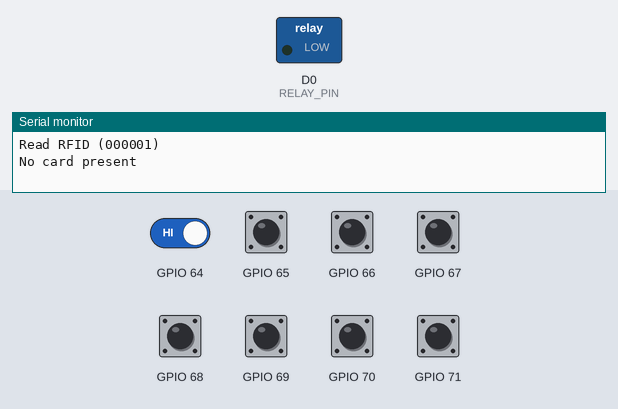
Recording of a sketch running on a simulated ESP8266 (NodeMCU). Shown: switched loads named in the sketch (green lamp = pin HIGH), the last lines printed to the serial monitor. Inputs (shaded band) come from the test bench; at power-on: GPIO 64–71 HIGH. WiFi joins after 1.5 s; servers stay silent unless stated; uploads are accepted with an empty reply.

Above: at 3.7 s.
3.8 s: GPIO 67 pulled LOW for 0.15 s
At 4.4 s:
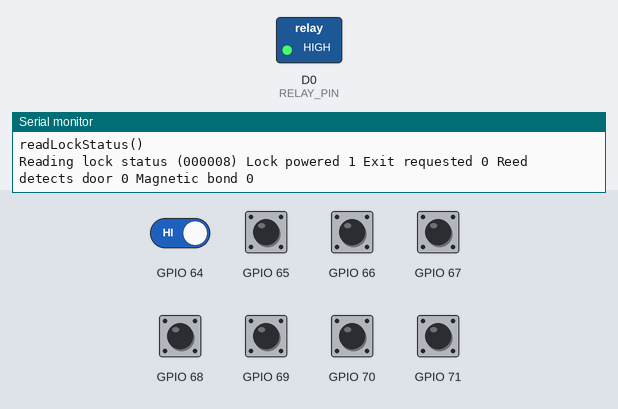
7.0 s: GPIO 64 driven LOW and GPIO 67 driven LOW
Timing chart, 0 to 10.0 s (numbered marks = the images above; inputs shaded):
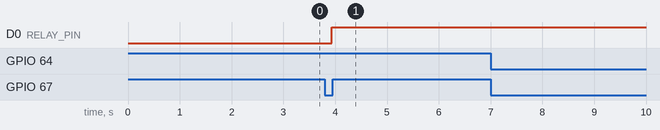

Measured:
- after the input at 3.8 s, D0 (RELAY_PIN): LOW → HIGH after 0.13 s

The sketch:

door4.ino
```cpp
/*
  todo:
  - remote unlock request
  - fix remote server so http works (https is too hard)
  - fix remote docker server so that api  doesn't redirect to login
  - update baseurl once docker server working
  - fix DNS entry (talk to Joran)
  - Fix doors in admin which are disconnected but still added to people, you can add them. There is no way to get rid of disconnected doors
  - Fix bug with scanning an unassigned token and then assigning the token which doesn't unlock
  - add caching into the http responses for unlock so at least if api goes down or wifi codes down, the last few swipes will still work offline (remember to clear cache if a swipe does hit api and is disallowed)
  - verify new wifi reconnect code is working and will jump to alternate access points on connection loss (and come back to the preferred one later?)
*/

#include <PCF8574.h>
#include <ESP8266WiFi.h>
#include <SPI.h>

//This code has been tested with v2.5.0 of esp8266; v2.4.1 has a bug where invalid http requests crash
#include <ESP8266WiFiMulti.h> //Wi-Fi-Multi library
#include <ESP8266HTTPClient.h>

//The following libraries must be installed into your arduino libraries folder

//from the library manager, search for frc and install MFRC522 By GithubCommunity Version 1.4.3
#include <MFRC522.h>
//from the library manager, search for ArduinoJson and install from Benoit Blanchon, select Version 5.13.3 (beta 6.x.x won't work)
#include <ArduinoJson.h>
//from github, https://github.com/schinken/SimpleTimer, download the cpp and h files (raw) and place into a folder named "SimpleTimer" in the arduino libraries folder
#include <SimpleTimer.h>

//from the library manager, search for mcp23008 and install
//then update the .cpp and .h files with the ones from my github fork
//this has modifications to allow the library to work with the esp8266 (set sda scl pins)
//https://github.com/agrath/Adafruit-MCP23008-library
#include <Adafruit_MCP23008.h>

//Required as dependency of Adafruit_MCP23008
#include <Wire.h>

#define SS_PIN 4  //D2
#define RST_PIN 5 //D1
const int RELAY_PIN = D0;

//PINOUT for MCP
const int REED_PIN = 0;
const int MAGBOND_PIN = 1;
const int BUTTON_PIN = P6;

//PINOUT for PCF
const int PCF_REED_PIN = 1;
const int PCF_MAGBOND_PIN = 2;
const int PCF_BUTTON_PIN = P3;

bool lockReedStatus = false;        //false = magnet present, true = magnet not found
bool lockMagBondStatus = false;     //false = bonded, true = bond not detected
bool lockTriggerStatus = true;      //true = power is on for lock (should be locked), false = power is off for lock (should be unlocked)
bool lockRequestExitStatus = false; //false = button not pressed, true = button pressed for exit
char strBuffer[10];                 //small char buffer for sprintf use

MFRC522 mfrc522(SS_PIN, RST_PIN); // Create MFRC522 instance
ESP8266WiFiMulti wifiMulti;       // Create an instance of the ESP8266WiFiMulti class, called 'wifiMulti'
SimpleTimer timer;                //a timer object to handle periodic tasks without blocking delay()

Adafruit_MCP23008 mcp;
PCF8574 pcf = PCF8574(0x20, D3, D4);

bool is_PCF = true;

const int ApiRegisterFrequencyMs = 2000;
/*
  If in development and utilizing iisexpress, you can use ngrok to allow the nodemcu to contact your local iisexpress
  Add a tunnel in ~/.ngrok2/ngrok.yml like so:
  accesscontrol:
    addr: localhost:54445
    proto: http
    subdomain: accesscontrol
    host_header: localhost:54445
  Then, assuming your port is right, (I use region: au) you should be able to access accesscontrol.au.ngrok.io which will
  route to localhost:54445 on iisexpress correctly
  If you don't do this you'll get bad request header errors as iisexpress only allows local requests, so you would need to host this on full-iis for development
  Once the tunnel is defined, you'll need to "ngrok start accesscontrol"
  Note: i'm using a license for ngrok, if you use the free version you can't customise the subdomain and will get a random one each time
*/

const bool debugHttp = true;
const bool debugApiRegister = true;
const char ApiBaseUrl[] PROGMEM = "http://accesscontrol.hackland.ineedcoffee.co.nz/api/";
const bool debugApiValidate = true;
const bool debugRfid = true;
const bool debugFailedReads = true;
const bool debugDoorLockUnlock = true;
const bool debugLockStatus = true;
const bool debugWifi = true;

// the setup function runs once when you press reset or power the board
void setup() {
  delay(1000);

  //initializeStatusLed();
  initializeSerial();

  if (verifyGpio()) {
    initializeWifi();
    initializeGpio();
    initializeLockStatus();
    initializeRfidReader();
    initializeApi();
  }
}

void loop()
{
  timer.run();

}


bool verifyGpio() {

  if (!is_PCF) {
    Serial.println("Verifying I2C communication with mcp23008");
    Wire.begin(D3, D4);
    int numberOfDevices = 0;
    for (byte address = 0; address < 127; address++)
    {
      Wire.beginTransmission(address);
      byte error = Wire.endTransmission();
      if (error == 0)
      {
        Serial.print("I2C device found at address 0x");
        if (address < 16)
        {
          Serial.print("0");
        }
        Serial.println(address, HEX);
        numberOfDevices++;
      }
    }
    if (numberOfDevices == 0)
    {
      Serial.println("I2C communication with mcp23008 failed. Aborting startup.");
      digitalWrite(LED_BUILTIN, LOW);
      return false;
    }
    Serial.println("I2C communication with mcp23008 successful");
    return true;
  } else if (is_PCF) {
    Serial.println("Verifying I2C communication with PCF8574");
    Wire.begin(D3, D4);
    int numberOfDevices = 0;
    for (byte address = 0; address < 127; address++)
    {
      Wire.beginTransmission(address);
      byte error = Wire.endTransmission();
      if (error == 0)
      {
        Serial.print("I2C device found at address 0x");
        if (address < 16)
        {
          Serial.print("0");
        }
        Serial.println(address, HEX);
        numberOfDevices++;
      }
    }
    if (numberOfDevices == 0)
    {
      Serial.println("I2C communication with PCF8574 failed. Aborting startup.");
      digitalWrite(LED_BUILTIN, LOW);
      return false;
    }
    Serial.println("I2C communication with PCF8574 successful");
    return true;
  }

  Serial.println("No chipset selected");
}

void initializeGpio() {

  if (is_PCF) {

    pcf.pinMode(PCF_REED_PIN, INPUT);
    //pcf.pullUp(PCF_REED_PIN, HIGH);
    pcf.pinMode(PCF_MAGBOND_PIN, INPUT);
    //pcf.pullUp(PCF_MAGBOND_PIN, HIGH);
    pcf.pinMode(PCF_BUTTON_PIN, INPUT);
  } else {
    mcp.begin(D3, D4);
    mcp.pinMode(REED_PIN, INPUT);
    mcp.pullUp(REED_PIN, HIGH);
    mcp.pinMode(MAGBOND_PIN, INPUT);
    mcp.pullUp(MAGBOND_PIN, HIGH);
    mcp.pinMode(BUTTON_PIN, INPUT);
  }
  pinMode(RELAY_PIN, OUTPUT);
}

void initializeSerial()
{
  Serial.begin(115200);
  while (!Serial)
  {
    ; // wait for serial attach
  }
  Serial.println();
  Serial.println();
  Serial.println(F("Initializing serial..."));
}

void initializeStatusLed()
{
  Serial.println(F("Initializing status..."));
  pinMode(LED_BUILTIN, OUTPUT);
  digitalWrite(LED_BUILTIN, HIGH);

  //pinMode(RELAY_PIN, OUTPUT);
}

void initializeLockStatus() {

  Serial.println(F("Initializing lock status..."));
  if (is_PCF) {

    //TODO: CS: implement
    //lockReedStatus = (pcf.digitalRead(PCF_REED_PIN) == LOW);
    //lockMagBondStatus = (pcf.digitalRead(PCF_MAGBOND_PIN) == LOW);

    Serial.println("initializeLockStatus()");
    lockRequestExitStatus = (pcf.digitalRead(PCF_BUTTON_PIN) == LOW);

  } else {
    lockReedStatus = (mcp.digitalRead(REED_PIN) == LOW);
    lockMagBondStatus = (mcp.digitalRead(MAGBOND_PIN) == LOW);
    lockRequestExitStatus = (mcp.digitalRead(BUTTON_PIN) == LOW);
  }
  timer.setInterval(200, readLockStatus);
}

int LockReadAttemptNumber = 0;


void readLockStatus() {

  if (is_PCF) {
    //lockReedStatus = (pcf.digitalRead(PCF_REED_PIN) == LOW);
    Serial.println("readLockStatus()");
    //lockMagBondStatus = (pcf.digitalRead(PCF_MAGBOND_PIN) == LOW);
    lockRequestExitStatus = (pcf.digitalRead(PCF_BUTTON_PIN) == LOW);
    PCF8574::DigitalInput di = pcf.digitalReadAll();
    lockRequestExitStatus = (di.p3 != 1);
  } else {
    lockReedStatus = (mcp.digitalRead(REED_PIN) == LOW);
    lockMagBondStatus = (mcp.digitalRead(MAGBOND_PIN) == LOW);
    lockRequestExitStatus = (mcp.digitalRead(BUTTON_PIN) == LOW);
  }
  if (debugLockStatus)
  {
    Serial.print(F("Reading lock status ("));
    sprintf(strBuffer, "%06d", LockReadAttemptNumber++);
    Serial.print(strBuffer);
    Serial.print(F(") Lock powered "));
    Serial.print(lockTriggerStatus);
    Serial.print(F(" Exit requested "));
    Serial.print(lockRequestExitStatus);
    Serial.print(F(" Reed detects door "));
    Serial.print(lockReedStatus);
    Serial.print(F(" Magnetic bond "));
    Serial.println(lockMagBondStatus);
  }
  if (lockRequestExitStatus && lockTriggerStatus)
  {
    unlockDoor(5);
  }
}

void initializeWifi()
{
  if (debugWifi)
  {
    Serial.println(F("Initializing Wifi..."));
  }

  wifiMulti.addAP("MyRepublic C34D", "mkv2q923t3");
  wifiMulti.addAP("Hackland", "hackland1");
  wifiMulti.addAP("Hackland++ 2G", "hackland1");

  connectWifi();

  timer.setInterval(1000, verifyWifiConnection);
}
void connectWifi()
{
  while (wifiMulti.run() != WL_CONNECTED)
  {
    // Wait for the Wi-Fi to connect
    if (debugWifi)
    {
      Serial.print('.');
    }
    delay(1000);
  }

  if (debugWifi)
  {
    Serial.print(F("Connected to "));
    Serial.println(WiFi.SSID()); // Tell us what network we're connected to
    Serial.println(F("Connection established!"));
    Serial.print(F("IP: "));
    Serial.println(WiFi.localIP());
  }
}
void verifyWifiConnection()
{
  if (WiFi.status() != WL_CONNECTED)
  {
    if (debugWifi)
    {
      Serial.println(F("Wifi is not connected..."));
      Serial.println(F("Initializing Wifi..."));
    }
    connectWifi();
  }
}
void initializeRfidReader()
{
  SPI.begin();        // Init SPI bus
  mfrc522.PCD_Init(); // Init MFRC522
  if (debugRfid)
  {
    mfrc522.PCD_DumpVersionToSerial(); // Show details of PCD - MFRC522 Card Reader details
    Serial.println(F("Scan PICC to see UID, SAK, type, and data blocks..."));
  }
  timer.setInterval(500, readRfidToSerial);
}

int RFIDReadAttemptNumber = 0;
void readRfidToSerial()
{
  if (debugRfid)
  {
    Serial.print(F("Read RFID ("));
    sprintf(strBuffer, "%06d", RFIDReadAttemptNumber++);
    Serial.print(strBuffer);
    Serial.println(F(")"));
  }

  if (!mfrc522.PICC_IsNewCardPresent())
  {
    if (debugRfid && debugFailedReads)
    {
      Serial.println(F("No card present"));
    }

    return;
  }

  // Select one of the cards
  if (!mfrc522.PICC_ReadCardSerial())
  {
    if (debugRfid)
    {
      Serial.println(F("Failed to select card"));
    }

    return;
  }

  if (debugRfid)
  {
    Serial.println(F("Card detected"));
  }

  // Dump debug info about the card; PICC_HaltA() is automatically called
  //mfrc522.PICC_DumpToSerial(&(mfrc522.uid));

  String rfidUIDValue = "";
  for (byte i = 0; i < mfrc522.uid.size; i++)
  {
    rfidUIDValue.concat(String(mfrc522.uid.uidByte[i] < 0x10 ? " 0" : " "));
    rfidUIDValue.concat(String(mfrc522.uid.uidByte[i], HEX));
  }
  rfidUIDValue.toUpperCase();

  if (debugRfid)
  {
    Serial.print("UID tag:");
    Serial.println(rfidUIDValue);
  }

  bool shouldUnlock = sendApiValidate(rfidUIDValue);
  if (debugDoorLockUnlock)
  {
    Serial.print("Unlock result:");
    Serial.println(shouldUnlock);
  }
  if (shouldUnlock)
  {
    Serial.print("shouldunlock");
    unlockDoor(5);
  }
}

void unlockDoor(int seconds) /* pass 0 for permanent */
{
  if (debugDoorLockUnlock)
  {
    Serial.println("Unlock Door");
  }

  digitalWrite(RELAY_PIN, LOW);
  digitalWrite(LED_BUILTIN, LOW); // turn the LED on (HIGH is the voltage level)
  lockTriggerStatus = false;
  if (seconds != 0)
  {
    //call lockDoor
    timer.setTimeout(seconds * 1000, lockDoor);
  }
}

void lockDoor()
{
  if (debugDoorLockUnlock)
  {
    Serial.println("Lock Door");
  }
  digitalWrite(RELAY_PIN, HIGH);
  digitalWrite(LED_BUILTIN, HIGH); // turn the LED off by making the voltage LOW
  lockTriggerStatus = true;
}

uint8_t MacAddressBytes[6];
char MacAddress[18];
//https://community.blynk.cc/t/solved-unique-mac-identification-of-a-nodemcu/15915/5
void initializeApi()
{
  Serial.println(F("Initializing API..."));
  WiFi.macAddress(MacAddressBytes);
  for (int i = 0; i < sizeof(MacAddressBytes); ++i)
  {
    if (i < sizeof(MacAddressBytes) - 1)
    {
      sprintf(MacAddress, "%s%02x:", MacAddress, MacAddressBytes[i]);
    }
    else
    {
      sprintf(MacAddress, "%s%02x", MacAddress, MacAddressBytes[i]);
    }
  }
  Serial.print("Device mac address: ");
  Serial.println(MacAddress);

  timer.setInterval(ApiRegisterFrequencyMs, sendApiRegister);
}

bool sendApiRegister()
{
  if (debugApiRegister)
  {
    Serial.println(F("API Register"));
  }

  char url[128];
  if (WiFi.status() != WL_CONNECTED && debugApiRegister)
  {
    Serial.println(F("Wifi not connected"));
    return false;
  }

  strcpy(url, ApiBaseUrl);
  strcat(url, (const char *)F("door/register"));

  StaticJsonBuffer<300> JsonBuffer;
  JsonObject &JsonEncoder = JsonBuffer.createObject();

  //add properties like this
  //https://techtutorialsx.com/2017/01/08/esp8266-posting-json-data-to-a-flask-server-on-the-cloud/
  JsonEncoder["MacAddress"] = MacAddress;
  JsonEncoder["LockTriggerStatus"] = lockTriggerStatus;
  JsonEncoder["LockReedStatus"] = lockReedStatus;
  JsonEncoder["LockMagBondStatus"] = lockMagBondStatus;
  JsonEncoder["LockRequestExitStatus"] = lockRequestExitStatus;
  //debug
  char JsonMessageBuffer[300];
  JsonEncoder.prettyPrintTo(JsonMessageBuffer, sizeof(JsonMessageBuffer));

  HTTPClient http;
  if (!http.begin(url) && debugApiRegister)
  {
    Serial.println(F("Failed to connect to http server"));
    return false;
  }
  http.addHeader("Content-Type", "application/json");

  if (debugHttp && debugApiRegister)
  {
    Serial.print("Request ");
    Serial.println(url);
    Serial.print("=> ");
    Serial.println(JsonMessageBuffer);
  }

  int httpCode = http.POST(JsonMessageBuffer); //Send the request
  if (httpCode < 0 && debugApiRegister)
  {
    Serial.println(F("Received invalid http response"));
    return false;
  }
  if (httpCode != 200 && debugApiRegister)
  {
    Serial.print(F("Received invalid http response code "));
    Serial.println(httpCode);
    return false;
  }

  const char *json = const_cast<char *>(http.getString().c_str());
  if (debugHttp && debugApiRegister)
  {
    Serial.print("Response ");
    Serial.println(httpCode); //Print HTTP return code
    Serial.print("<= ");
    Serial.println(json); //Print request response payload
  }

  const size_t capacity = JSON_OBJECT_SIZE(3) + 50;
  DynamicJsonBuffer jsonBuffer(capacity);
  JsonObject &root = jsonBuffer.parseObject(json);

  bool success = root["success"]; // true
  int remoteUnlockRequestSeconds = root["remoteUnlockRequestSeconds"];          // 0 or > 0
  int doorId = root["doorId"]; // 2

  if (remoteUnlockRequestSeconds > 0)
  {
    unlockDoor(remoteUnlockRequestSeconds);
  }

  http.end(); //Close connection
  return true;
}

bool sendApiValidate(String tokenValue)
{
  if (debugApiValidate)
  {
    Serial.println(F("API Validate"));
    Serial.print("Token value ");
    Serial.println(tokenValue);
  }

  char url[128];
  strcpy(url, ApiBaseUrl);
  strcat(url, (const char *)F("door/validate"));

  StaticJsonBuffer<300> JsonBuffer;
  JsonObject &JsonEncoder = JsonBuffer.createObject();

  //add properties like this
  //https://techtutorialsx.com/2017/01/08/esp8266-posting-json-data-to-a-flask-server-on-the-cloud/
  JsonEncoder["MacAddress"] = MacAddress;
  JsonEncoder["TokenValue"] = tokenValue;

  //debug
  char JsonMessageBuffer[300];
  JsonEncoder.prettyPrintTo(JsonMessageBuffer, sizeof(JsonMessageBuffer));

  if (WiFi.status() != WL_CONNECTED && debugApiValidate)
  {
    Serial.println(F("Wifi not connected"));
    return false;
  }

  HTTPClient http;
  if (!http.begin(url) && debugApiValidate)
  {
    Serial.println(F("Failed to connect to http server"));
    return false;
  }
  http.addHeader("Content-Type", "application/json");

  if (debugHttp && debugApiValidate)
  {
    Serial.print("Request ");
    Serial.println(url);
    Serial.print("=> ");
    Serial.println(JsonMessageBuffer);
  }

  int httpCode = http.POST(JsonMessageBuffer); //Send the request
  if (httpCode < 0 && debugApiValidate)
  {
    Serial.println(F("Received invalid http response"));
    return false;
  }
  if (httpCode != 200 && debugApiValidate)
  {
    Serial.print(F("Received invalid http response code "));
    Serial.println(httpCode);
    return false;
  }
  const char *json = const_cast<char *>(http.getString().c_str());

  if (debugHttp && debugApiValidate)
  {
    Serial.print("Response ");
    Serial.println(httpCode); //Print HTTP return code
    Serial.print("<= ");
    Serial.println(json); //Print request response payload
  }

  const size_t capacity = JSON_OBJECT_SIZE(3) + JSON_OBJECT_SIZE(4) + 130;
  DynamicJsonBuffer jsonBuffer(capacity);
  JsonObject &root = jsonBuffer.parseObject(json);

  bool isUnlockAllowed = root["isUnlockAllowed"]; // true
  const char *message = root["message"];          // "Success"
  int doorReadId = root["doorReadId"];            // 4

  if (debugApiValidate)
  {
    Serial.print("Response ");
    Serial.print(doorReadId);
    Serial.print(" is allowed ");
    Serial.print(isUnlockAllowed);
    Serial.print(" with message ");
    Serial.println(message);
  }

  JsonObject &matchedPerson = root["matchedPerson"];
  if (matchedPerson.success())
  {
    int matchedPerson_id = matchedPerson["id"];                             // 8
    const char *matchedPerson_emailAddress = matchedPerson["emailAddress"]; // "agrath@gmail.com"
    const char *matchedPerson_name = matchedPerson["name"];                 // "Gareth Evans"

    if (debugApiValidate)
    {
      Serial.print("Person ");
      Serial.print(matchedPerson_name);
      Serial.print(" (");
      Serial.print(matchedPerson_id);
      Serial.print(") - ");
      Serial.println(matchedPerson_emailAddress);
    }
  }
  http.end(); //Close connection

  return isUnlockAllowed;
}
```
